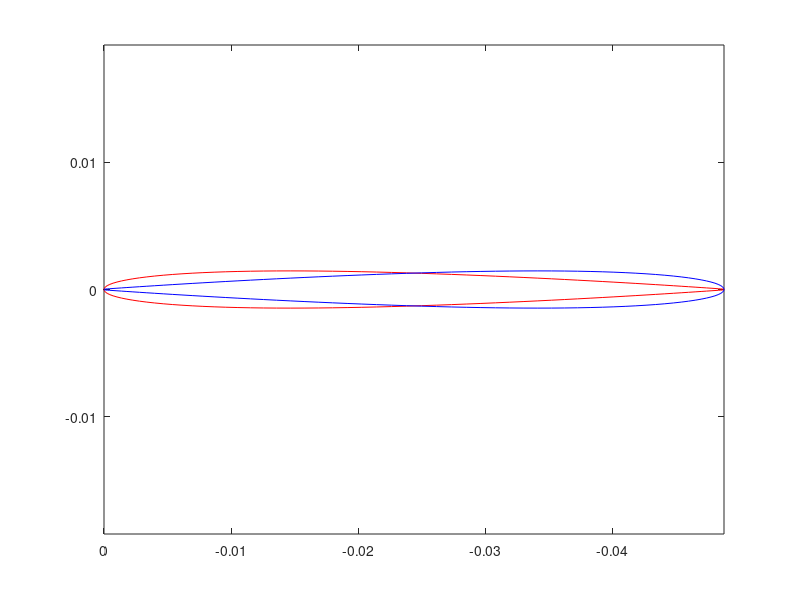

This chart was generated by the following MATLAB code: (Note: this script raises an error after producing the figure.)
%% Script per creare la Geometria 3D
clear all 
close all
addpath(genpath('BLACKBOX'));
%% Input Data
Chord=0.0488;
p_c=20; % numero di profili di "Transizione" nella parte centrale
l=0.3; % lunghezza della pala avente un profilo 2D definito, NON corrisponde alla lunghezza del boomerang
delta=30*pi/180; %Angolo di freccia
beta=0.5*pi/180; %Angolo di Diedro
pitch=4*pi/180; %Pitch angle
num=20; %Numero di profili totale su ciascuna metà;
PARA=2.; %Parametro che permette di modificare la curvatura centrale (più si avvicna ad 1 pù dietro forma una V
% Profile 2D Shape
%% Profilo 2D flip e analisi
Profile2D=importdata('Naca0006.dat');
Xp=-[0; fliplr(Profile2D(1:65,1)')' ; fliplr(Profile2D(66:end,1)')'].*Chord;
Zp=[0 ;fliplr(Profile2D(1:65,2)')' ; fliplr(Profile2D(66:end,2)')'].*Chord;
Xp_flip=-(Chord/2.*ones(size(Xp))+Xp)+Chord/2.*ones(size(Xp))-Chord;
Zp_flip=(Zp);
[n,~]=size(Xp);
%Clock-wise direction regeneration
Xp_flip=[fliplr(Xp_flip(1:n/2)')';fliplr(Xp_flip(n/2+1:end)')'];
Zp_flip=[fliplr(Zp_flip(1:n/2)')';fliplr(Zp_flip(n/2+1:end)')'];
figure()
plot(Xp,Zp,'r');
hold on
plot(Xp_flip,Zp_flip,'b');
axis equal
set(gca,'Xdir','reverse')
%% Creazione dell Info Box
alpha_cm=[-180 -150 -90 0 90 150 180];
CM_t=[0 0.4 0.4 0 -0.4 -0.4 0];
T=readmatrix('NACA_0006_T1_Re0.050_M0.00_N9.0_360_M.dat');
alpha_cd=T(13:383,1);
alpha_cl=T(13:383,1);
CD_t=T(13:383,3);
CL_t=T(13:383,2);
figure()
plot(alpha_cl,CL_t,'--r');
hold on
plot(alpha_cd,CD_t,'.-b');
plot(alpha_cm,CM_t,'k');
grid on
legend('CL','CD','CM');
BoomInfo.Aero.alpha_cl=alpha_cl;
BoomInfo.Aero.alpha_cd=alpha_cd;
BoomInfo.Aero.alpha_cm=alpha_cm;
BoomInfo.Aero.Cl=CL_t;
BoomInfo.Aero.Cd=CD_t;
BoomInfo.Aero.Cm=CM_t;
%% Creazione dell Info Box
BoomInfo.Pianta.l=l;
BoomInfo.Pianta.freccia=delta;
BoomInfo.Pianta.diedro=beta;
BoomInfo.Pianta.pitch=pitch;
BoomInfo.Geom3D.p_c=p_c;
BoomInfo.Geom3D.num=num;
BoomInfo.Geom3D.PARA=PARA;
BoomInfo.Profile.Chord=Chord;
BoomInfo.Profile.Xp_dx=Xp;
BoomInfo.Profile.Xp_sx=Xp_flip;
BoomInfo.Profile.Zp_dx=Zp;
BoomInfo.Profile.Zp_sx=Zp_flip;

%%
n=num+p_c;
R=1000;
Dens_i=[R.*ones(1,n-p_c-1) R*ones(1,2*p_c-1) R.*ones(1,n-p_c-1)];
[BoomInfo] = Boom3DShape(BoomInfo,'Info','Density_variation',Dens_i);
BoomInfo.Mecc.I_rho
BoomInfo.Mecc.m
%% Initial condition
fprintf('Starting Genetic Alghoritm...\n');
% x=[r0 theta D phi Vs];
lb=[8 0 0 0 8]*10; %[Hz gradi m/s]
ub=[12 10  90  90 15]*10;
fitnessfcn=@(x) GA_para1(x,BoomInfo);
options = optimoptions('ga', 'MaxStallGenerations', 10, 'MaxGenerations', 10, 'NonlinearConstraintAlgorithm', 'penalty',...
    'PopulationSize', 50, 'PlotFcn', {'gaplotbestindiv', 'gaplotbestf'},...
    'Display', 'iter', 'UseParallel', true, 'UseVectorized', false,'FitnessLimit',4 );
X_ini = ga(fitnessfcn,5,[],[],[],[],lb,ub,[],1:5,options);

%%

%% Initial condition
[PAR] = GA_para1(X_ini,BoomInfo,'Ciao');
X_ini_right=[X_ini(1)/10 X_ini(2)/10 X_ini(3)/10 X_ini(4)/10 X_ini(5)/10]

%%
r0=X_ini(1)*2*pi/10;
theta=X_ini(2)*pi/180/10;
D=X_ini(3)*pi/180/10;
phi=X_ini(4)*pi/180/10;
Vs=X_ini(5)/10;


theta0=0*pi/180;
phi0=0*pi/180;
psi0=0*pi/180;
Tl_0=[cos(theta0)*cos(psi0), cos(theta0)*sin(psi0), -sin(theta0)
    -cos(phi0)*sin(psi0)+sin(phi0)*sin(theta0)*cos(psi0), cos(phi0)*cos(psi0)+sin(phi0)*sin(theta0)*sin(psi0), sin(phi0)*cos(theta0)
    sin(phi0)*sin(psi0)+cos(phi0)*sin(theta0)*cos(psi0), -sin(phi0)*cos(psi0)+cos(phi0)*sin(theta0)*sin(psi0), cos(phi0)*cos(theta0)];
z0= 1.8; % initial altitude
[quat,ustart] = HandInitial(r0,theta,D,phi,Vs,Tl_0,BoomInfo);

tfin=40;


%[V_dx_b,V_sx_b]=InitialConditionPlot(Tl_0,T0,ustart,[0;0;r0],BoomInfo);
[V_dx_b,V_sx_b]=InitialConditionPlot(Tl_0,quatToAtt(quat),ustart',[0;0;r0],BoomInfo);


options = odeset('Events', @EventsQUAT,'RelTol',1e-4,'AbsTol',1e-6);
Y0=[quat 0 0 r0  ustart(1) ustart(2) ustart(3) 0 0 z0 ]';
%%
%%
tic
[TOUT,YOUT_quat] = ode45(@(t,y)EquationOfMotionsQuaternion_IND(t,y,BoomInfo,Tl_0),[0 tfin],Y0,options); %
toc
[YOUT] = Eul_Quat(YOUT_quat,TOUT);
Energy(TOUT,YOUT,BoomInfo)
PlotTipDxSx(TOUT,YOUT,BoomInfo,Tl_0)
%PlotAeroForce(YOUT,TOUT,BoomInfo)
ChiAvan(BoomInfo,YOUT,TOUT)
FinalReport(YOUT,TOUT)
